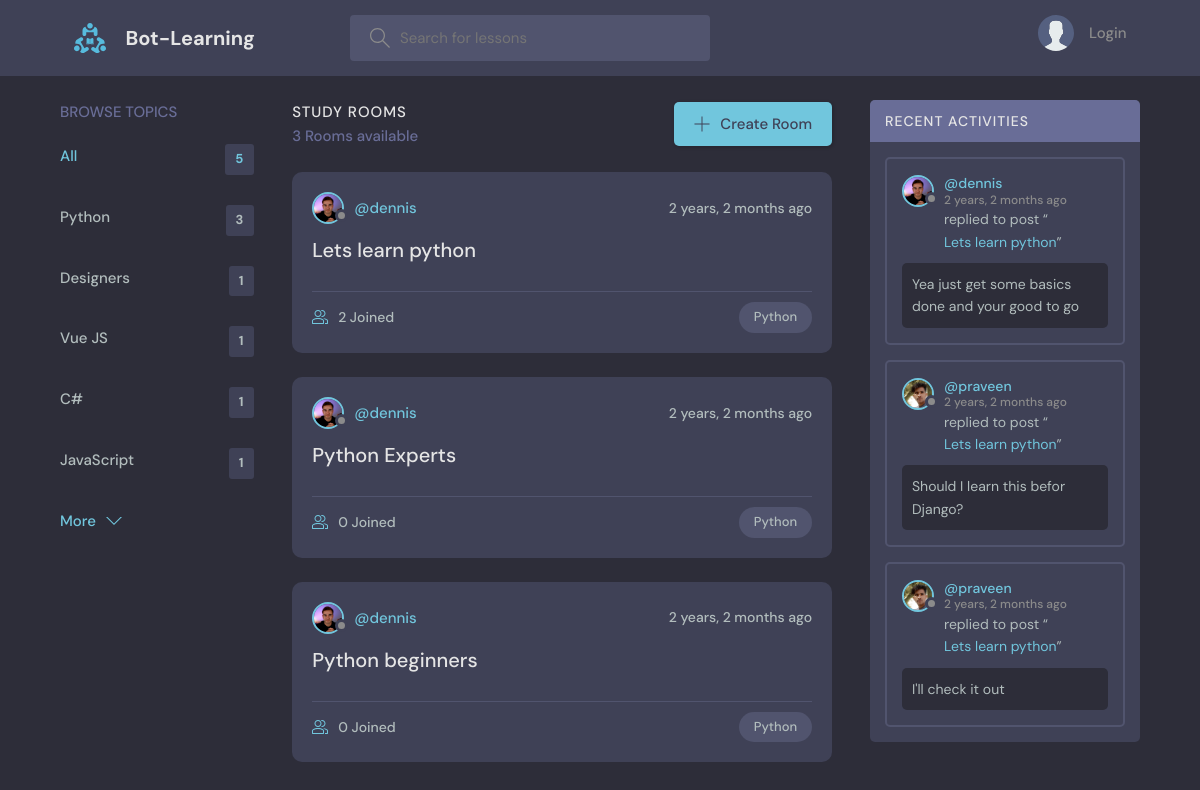
The app's page /?q=python, older data.
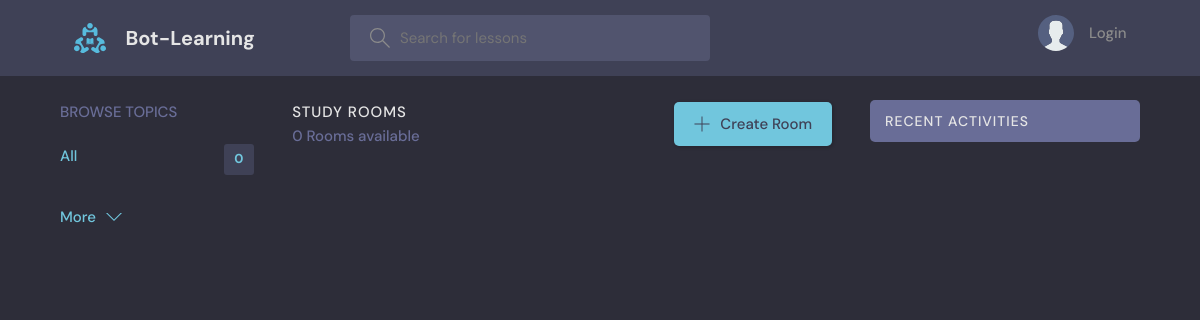
The same page, newer data.
### base/models.py (models this page shows, shortened)
class Topic(models.Model):
    name = models.CharField(max_length=200)

class Room(models.Model):
    host = models.ForeignKey(User, on_delete=models.SET_NULL, null=True)
    topic = models.ForeignKey(Topic, on_delete=models.SET_NULL, null=True)
    name = models.CharField(max_length=200)
    description = models.TextField(null=True, blank=True)
    participants = models.ManyToManyField(
        User, related_name='participants', blank=True)
    updated = models.DateTimeField(auto_now=True)
    created = models.DateTimeField(auto_now_add=True)
    class Meta:
        ordering = ['-updated', '-created']
    def __str__(self):
        return self.name

class User(AbstractUser):
    name = models.CharField(max_length=200, null=True)
    email = models.EmailField(unique=True, null=True)
    bio = models.TextField(null=True)
    avatar = models.ImageField(null=True, default="avatar.svg")
    USERNAME_FIELD = 'email'
    REQUIRED_FIELDS = []

class Message(models.Model):
    user = models.ForeignKey(User, on_delete=models.CASCADE)
    room = models.ForeignKey(Room, on_delete=models.CASCADE)
    body = models.TextField()
    updated = models.DateTimeField(auto_now=True)
    created = models.DateTimeField(auto_now_add=True)
    class Meta:
        ordering = ['-updated', '-created']

### base/views.py (the view)
# urls.py: path('', views.home, name="home"),
def home(request):
    q = request.GET.get('q') if request.GET.get('q') != None else ''
    rooms = Room.objects.filter(
        Q(topic__name__icontains=q) |
        Q(name__icontains=q) |
        Q(description__icontains=q)
    )
    topics = Topic.objects.all()[0:5]
    room_count = rooms.count()
    room_messages = Message.objects.filter(
        Q(room__topic__name__icontains=q))[0:3]
    context = {'rooms': rooms, 'topics': topics,
               'room_count': room_count, 'room_messages': room_messages}
    return render(request, 'base/home.html', context)

### base/templates/base/home.html (shortened to what this page needs)
{% extends 'main.html' %}
{% block content %}
<main class="layout layout--3">
  <div class="container">
    {% include 'base/topics_component.html' %}
    <div class="roomList">
      <div class="roomList__header">
        <div>
          <h2>Study Rooms</h2>
          <p>{{room_count}} Rooms available</p>
        </div>
        <a class="btn btn--main" href="{% url 'create-room' %}">
          <svg version="1.1" xmlns="http://www.w3.org/2000/svg" width="32" height="32" viewBox="0 0 32 32">
            <title>add</title>
            <path
              d="M16.943 0.943h-1.885v14.115h-14.115v1.885h14.115v14.115h1.885v-14.115h14.115v-1.885h-14.115v-14.115z">
            </path>
          </svg>
          Create Room
        </a>
      </div>
      {% include 'base/feed_component.html' %}
    </div>
    {% include 'base/activity_component.html' %}
  </div>
</main>
{% endblock %}

### base/templates/base/topics_component.html
<div class="topics">
    <div class="topics__header">
        <h2>Browse Topics</h2>
    </div>
    <ul class="topics__list">
        <li>
            <a href="{% url 'home' %}" class="active">All <span>{{topics.count}}</span></a>
        </li>
        {% for topic in topics %}
        <li>
            <a href="{% url 'home' %}?q={{topic.name}}">{{topic.name}}<span>{{topic.room_set.all.count}}</span></a>
        </li>
        {% endfor %}
    </ul>
    <a class="btn btn--link" href="{% url 'topics' %}">
        More
        <svg version="1.1" xmlns="http://www.w3.org/2000/svg" width="32" height="32" viewBox="0 0 32 32">
            <title>chevron-down</title>
            <path d="M16 21l-13-13h-3l16 16 16-16h-3l-13 13z"></path>
        </svg>
    </a>
</div>

### base/templates/base/feed_component.html (shortened to what this page needs)
{% for room in rooms %}
<div class="roomListRoom">
    <div class="roomListRoom__header">
        <a href="{% url 'user-profile' room.host.id %}" class="roomListRoom__author">
            <div class="avatar avatar--small">
                <img src="{{room.host.avatar.url}}" />
            </div>
            <span>@{{room.host.username}}</span>
        </a>
        <div class="roomListRoom__actions">
            <span>{{room.created|timesince}} ago</span>
        </div>
    </div>
    <div class="roomListRoom__content">
        <a href="{% url 'room' room.id %}">{{room.name}}</a>
    </div>
    <div class="roomListRoom__meta">
        <a href="{% url 'room' room.id %}" class="roomListRoom__joined">
            {{room.participants.all.count}} Joined
        </a>
        <p class="roomListRoom__topic">{{room.topic.name}}</p>
    </div>
</div>
{% endfor %}

### base/templates/base/activity_component.html (shortened to what this page needs)
<div class="activities">
    <div class="activities__header">
        <h2>Recent Activities</h2>
    </div>
    {% for message in room_messages %}
    <div class="activities__box">
        <div class="activities__boxHeader roomListRoom__header">
            <a href="{% url 'user-profile' message.user.id %}" class="roomListRoom__author">
                <div class="avatar avatar--small">
                    <img src="{{message.user.avatar.url}}" />
                </div>
                <p>
                    @{{message.user.username}}
                    <span>{{message.created|timesince}} ago</span>
                </p>
            </a>
        </div>
        <div class="activities__boxContent">
            <p>replied to post “<a href="{% url 'room' message.room.id %}">{{message.room}}</a>”</p>
            <div class="activities__boxRoomContent">{{message.body}}</div>
        </div>
    </div>
    {% endfor %}
</div>

Row changes from the older to the newer data that the page shows:
removed Topic: name "Python", room_set.all.count "3"
removed Topic: name "Designers", room_set.all.count "1"
removed Topic: name "Vue JS", room_set.all.count "1"
removed Topic: name "C#", room_set.all.count "1"
removed Topic: name "JavaScript", room_set.all.count "1"
removed Room: host.avatar (picture), host.username "dennis", created "2 years, 2 months", name "Lets learn python", participants.all.count "2", topic.name "Python"
removed Room: host.avatar (picture), host.username "dennis", created "2 years, 2 months", name "Python Experts", participants.all.count "0", topic.name "Python"
removed Room: host.avatar (picture), host.username "dennis", created "2 years, 2 months", name "Python beginners", participants.all.count "0", topic.name "Python"
removed Message: user.avatar (picture), user.username "dennis", created "2 years, 2 months", room "Lets learn python", body "Yea just get some basics done and your good to go"
removed Message: user.avatar (picture), user.username "praveen", created "2 years, 2 months", room "Lets learn python", body "Should I learn this befor Django?"
removed Message: user.avatar (picture), user.username "praveen", created "2 years, 2 months", room "Lets learn python", body "I'll check it out"
Text that changed along with them:
{{ topics.count }}: "5" → "0"
{{ room_count }}: "3" → "0"
